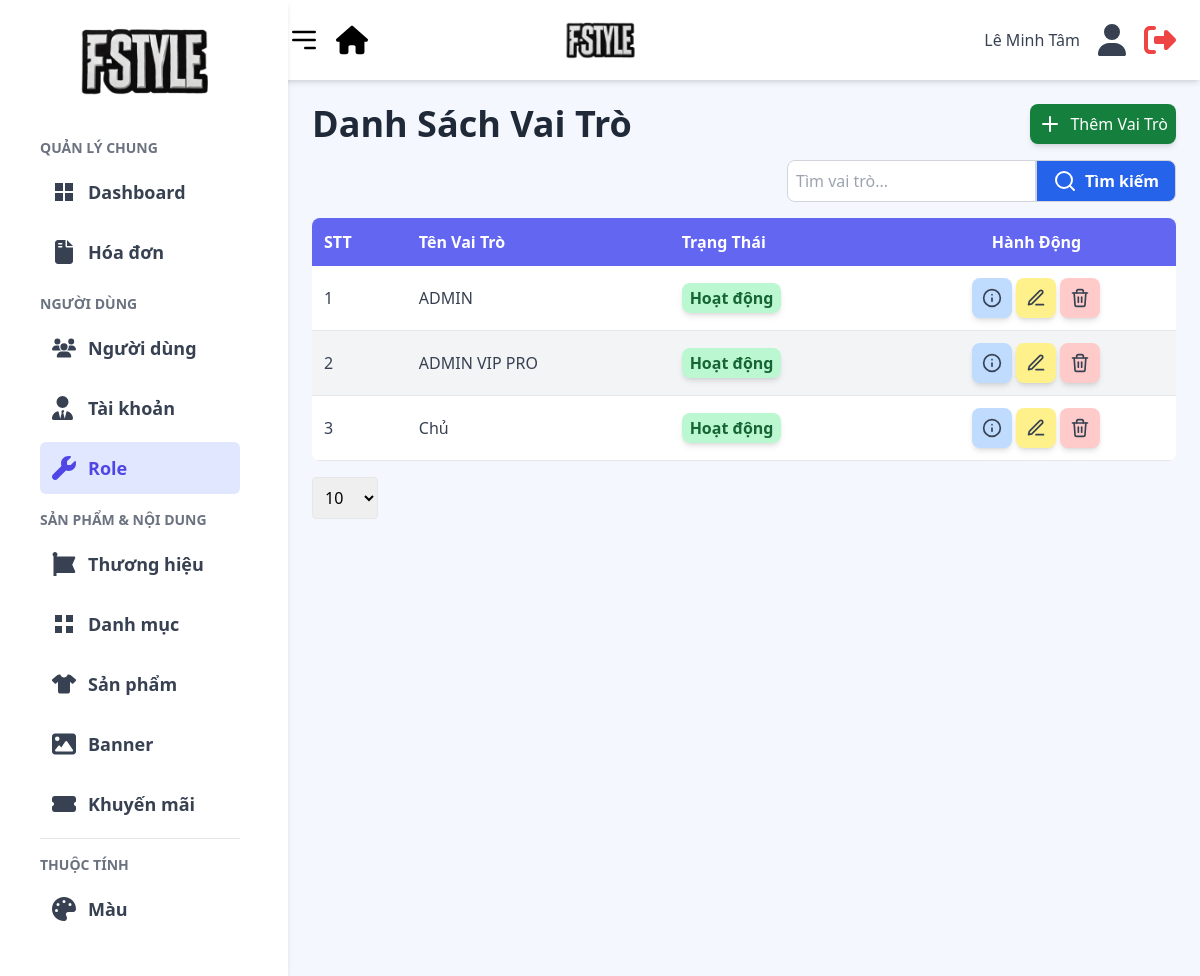
Page /admin/views/role/index.php (signed in) on the committed database.
### tables this page shows
CREATE TABLE `role` (
  `role_id` varchar(50) NOT NULL,
  `role_name` varchar(255) NOT NULL,
  `status` tinyint(1) NOT NULL DEFAULT 1
);

### admin/model/roleModel.php (called while the page is built, shortened)
<?php
function getRolesWithPagination($conn, $page = 1, $limit = 10, $search = "") {
    $page = max(1, (int)$page);
    $limit = max(1, (int)$limit);
    $search = trim($search);
    $sqlCount = "SELECT COUNT(*) as total FROM role WHERE role_name LIKE ?";
    $stmtCount = $conn->prepare($sqlCount);
    $searchParam = "%" . $search . "%";
    $stmtCount->bind_param("s", $searchParam);
    $stmtCount->execute();
    $result = $stmtCount->get_result();
    $row = $result->fetch_assoc();
    $totalRoles = (int)($row['total'] ?? 0);
    $totalPages = max(1, ceil($totalRoles / $limit));
    $page = min($page, $totalPages);
    $offset = ($page - 1) * $limit;
    $sql = "SELECT * FROM role WHERE role_name LIKE ? ORDER BY role_name ASC LIMIT ? OFFSET ?";
    $stmt = $conn->prepare($sql);
    $stmt->bind_param("sii", $searchParam, $limit, $offset);
    $stmt->execute();
    $roles = $stmt->get_result();
    return [
        'roles' => $roles,
        'totalPages' => $totalPages,
        'currentPage' => $page,
        'totalRoles' => $totalRoles
    ];
}

### admin/views/role/index.php (the view, shortened to what this page needs)
<?php
include("../../includes/header.php");
require_once('../../../includes/db.php');
$page   = isset($_GET['page']) ? (int)$_GET['page'] : 1;
$limit  = isset($_GET['limit']) ? (int)$_GET['limit'] : 10;
$search = isset($_GET['search']) ? trim($_GET['search']) : "";
$data = getRolesWithPagination($conn, $page, $limit, $search);
$roles         = $data['roles'];
$currentPage   = $data['currentPage'];
?>
<main>
    <div class="container mx-auto p-6">
        <div class="flex justify-between items-center mb-4">
            <h1 class="text-3xl sm:text-4xl font-bold text-gray-800">Danh Sách Vai Trò</h1>
            <a href="add.php"
                class="bg-green-700 hover:bg-green-800 text-white p-2 rounded-lg shadow-md transition flex items-center space-x-2">
                <svg xmlns="http://www.w3.org/2000/svg" class="w-6 h-6" fill="none" stroke="white" stroke-width="2"
                    stroke-linecap="round" stroke-linejoin="round">
                    <line x1="12" y1="5" x2="12" y2="19"></line>
                    <line x1="5" y1="12" x2="19" y2="12"></line>
                </svg>
                <span class="hidden sm:inline">Thêm Vai Trò</span>
            </a>
        </div>
        <div class="flex justify-end mb-4">
            <form method="GET" class="flex">
                <input type="text" name="search" value="<?= htmlspecialchars($search) ?>"
                    class="p-2 border border-gray-300 rounded-l-lg focus:outline-none" placeholder="Tìm vai trò...">
                <button type="submit"
                    class="flex items-center gap-2 bg-blue-600 hover:bg-blue-700 text-white font-semibold py-2 px-4 border border-gray-300 rounded-r-lg transition duration-150 ease-in-out">
                    <svg xmlns="http://www.w3.org/2000/svg" class="w-6 h-6" fill="none" stroke="white" stroke-width="2"
                        stroke-linecap="round" stroke-linejoin="round" viewBox="0 0 24 24">
                        <circle cx="11" cy="11" r="8"></circle>
                        <line x1="21" y1="21" x2="16.65" y2="16.65"></line>
                    </svg>
                    <span class="hidden sm:inline">Tìm kiếm</span>
                </button>
            </form>
        </div>
        <div class="rounded-lg overflow-hidden max-h-[600px] overflow-y-auto transition-all duration-300">
            <table class="w-full border-collapse text-sm sm:text-base">
                <thead class="sticky top-0 z-10">
                    <tr class="bg-indigo-500 text-white">
                        <th class="p-2 sm:p-3 text-left">STT</th>
                        <th class="p-2 sm:p-3 text-left">Tên Vai Trò</th>
                        <th class="p-2 sm:p-3 text-left">Trạng Thái</th>
                        <th class="p-2 sm:p-3 text-center">Hành Động</th>
                    </tr>
                </thead>
                <tbody class="text-gray-700">
                    <?php if ($roles->num_rows > 0) : ?>
                    <?php
              $stt = ($currentPage - 1) * $limit + 1;
              while ($role = $roles->fetch_assoc()) :
                $rowClass = ($stt % 2 === 0) ? 'bg-gray-100' : 'bg-white';
            ?>
                    <tr class="border-b <?= $rowClass ?> hover:bg-gray-200 transition">
                        <td class="p-2 sm:p-3 align-middle"><?= $stt++ ?></td>
                        <td class="p-2 sm:p-3 font-medium align-middle">
                            <?= htmlspecialchars($role['role_name']) ?>
                        </td>
                        <td class="p-2 sm:p-3 align-middle">
                            <?php
                    if ($role['status'] == 1) {
                      echo '<span class="px-1 sm:px-2 py-1 bg-green-200 text-green-800 font-semibold rounded-lg shadow-md">Hoạt động</span>';
                    } elseif ($role['status'] == 2) {
                      echo '<span class="px-1 sm:px-2 py-1 bg-red-200 text-red-800 font-semibold rounded-lg shadow-md">Không hoạt động</span>';
                    } else {
                      echo '<span class="px-1 sm:px-2 py-1 bg-gray-200 text-gray-800 font-semibold rounded-lg shadow-md">Unknown</span>';
                    }
                  ?>
                        </td>
                        <td class="p-2 sm:p-3 text-center align-middle">
                            <div class="flex flex-col sm:flex-row gap-1 justify-center items-center">
                                <a href="detail.php?id=<?= urlencode($role['role_id']) ?>"
                                    class="bg-blue-200 hover:bg-blue-300 w-10 h-10 flex items-center justify-center rounded-lg shadow-md transition"
                                    title="Xem chi tiết">
                                    <svg xmlns="http://www.w3.org/2000/svg" class="w-5 h-5" viewBox="0 0 24 24"
                                        fill="none" stroke="currentColor" stroke-width="2" stroke-linecap="round"
                                        stroke-linejoin="round">
                                        <circle cx="12" cy="12" r="10" />
                                        <line x1="12" y1="16" x2="12" y2="12" />
                                        <line x1="12" y1="8" x2="12" y2="8" />
                                    </svg>
                                </a>
                                <a href="edit.php?id=<?= urlencode($role['role_id']) ?>"
                                    class="bg-yellow-200 hover:bg-yellow-300 w-10 h-10 flex items-center justify-center rounded-lg shadow-md transition"
                                    title="Chỉnh sửa">
                                    <svg xmlns="http://www.w3.org/2000/svg" class="w-5 h-5" viewBox="0 0 24 24"
                                        fill="none" stroke="currentColor" stroke-width="2" stroke-linecap="round"
                                        stroke-linejoin="round">
                                        <path d="M12 20h9"></path>
                                        <path d="M16.5 3.5a2.121 2.121 0 013 3L7 19l-4 1 1-4 12.5-12.5z"></path>
                                    </svg>
                                </a>
                                <a href="delete.php?id=<?= urlencode($role['role_id']) ?>"
                                    class="bg-red-200 hover:bg-red-300 w-10 h-10 flex items-center justify-center rounded-lg shadow-md transition"
                                    onclick="return confirm('Bạn có chắc chắn muốn xóa vai trò này?');" title="Xóa">
                                </a>
                            </div>
                        </td>
                    </tr>
                    <?php endwhile; ?>
                    <?php else : ?>
                    <tr>
                        <td colspan="4" class="p-3 text-center text-gray-500">Không tìm thấy vai trò nào.</td>
                    </tr>
                    <?php endif; ?>
                </tbody>
            </table>
        </div>
        <div class="grid grid-cols-1 sm:grid-cols-3 items-center mt-4 gap-4 mb-6">
            <div class="flex justify-start items-center">
                <form method="GET" id="limitForm" class="flex items-center">
                    <select name="limit" id="limit" class="p-2 border rounded cursor-pointer"
                        onchange="this.form.submit()">
                        <option value="10" <?= $limit == 10 ? 'selected' : '' ?>>10</option>
                    </select>
                </form>
            </div>
        </div>
    </div>
</main>
<?php include('../../includes/footer.php'); ?>

### rows in the picture
role: role_name "ADMIN", status "Hoạt động"
role: role_name "ADMIN VIP PRO", status "Hoạt động"
role: role_name "Chủ", status "Hoạt động"

### other values in the picture
$adminName "Lê Minh Tâm"
